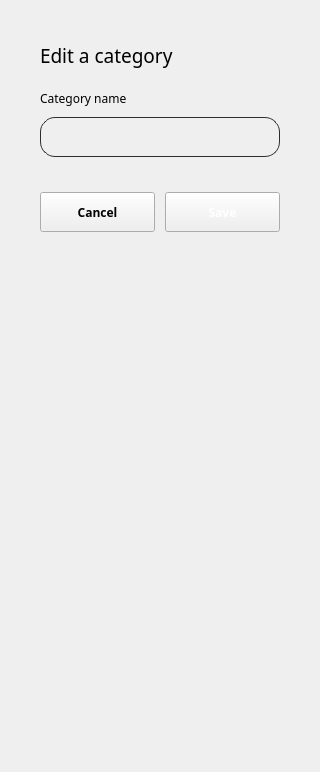
                       <widget class="QWidget" name="page_category_edit">
                        <layout class="QGridLayout" name="gridLayout_18">
                         <property name="leftMargin">
                          <number>0</number>
                         </property>
                         <property name="topMargin">
                          <number>0</number>
                         </property>
                         <property name="rightMargin">
                          <number>0</number>
                         </property>
                         <property name="bottomMargin">
                          <number>0</number>
                         </property>
                         <property name="spacing">
                          <number>0</number>
                         </property>
                         <item row="0" column="0">
                          <widget class="QWidget" name="widget_category_edit" native="true">
                           <layout class="QVBoxLayout" name="verticalLayout_71">
                            <property name="spacing">
                             <number>20</number>
                            </property>
                            <property name="leftMargin">
                             <number>40</number>
                            </property>
                            <property name="topMargin">
                             <number>40</number>
                            </property>
                            <property name="rightMargin">
                             <number>40</number>
                            </property>
                            <property name="bottomMargin">
                             <number>40</number>
                            </property>
                            <item>
                             <widget class="QLabel" name="label_72">
                              <property name="minimumSize">
                               <size>
                                <width>0</width>
                                <height>30</height>
                               </size>
                              </property>
                              <property name="maximumSize">
                               <size>
                                <width>16777215</width>
                                <height>30</height>
                               </size>
                              </property>
                              <property name="font">
                               <font>
                                <family>Hauora ExtraBold</family>
                                <pointsize>14</pointsize>
                               </font>
                              </property>
                              <property name="text">
                               <string>Edit a category</string>
                              </property>
                             </widget>
                            </item>
                            <item>
                             <widget class="QWidget" name="widget_38" native="true">
                              <property name="minimumSize">
                               <size>
                                <width>0</width>
                                <height>67</height>
                               </size>
                              </property>
                              <property name="maximumSize">
                               <size>
                                <width>16777215</width>
                                <height>67</height>
                               </size>
                              </property>
                              <layout class="QVBoxLayout" name="verticalLayout_72">
                               <property name="spacing">
                                <number>10</number>
                               </property>
                               <property name="leftMargin">
                                <number>0</number>
                               </property>
                               <property name="topMargin">
                                <number>0</number>
                               </property>
                               <property name="rightMargin">
                                <number>0</number>
                               </property>
                               <property name="bottomMargin">
                                <number>0</number>
                               </property>
                               <item>
                                <widget class="QLabel" name="label_73">
                                 <property name="minimumSize">
                                  <size>
                                   <width>0</width>
                                   <height>17</height>
                                  </size>
                                 </property>
                                 <property name="maximumSize">
                                  <size>
                                   <width>16777215</width>
                                   <height>17</height>
                                  </size>
                                 </property>
                                 <property name="font">
                                  <font>
                                   <family>Hauora</family>
                                   <pointsize>9</pointsize>
                                  </font>
                                 </property>
                                 <property name="text">
                                  <string>Category name</string>
                                 </property>
                                </widget>
                               </item>
                               <item>
                                <widget class="QLineEdit" name="lineEdit_category_name_edit">
                                 <property name="minimumSize">
                                  <size>
                                   <width>240</width>
                                   <height>40</height>
                                  </size>
                                 </property>
                                 <property name="maximumSize">
                                  <size>
                                   <width>400</width>
                                   <height>40</height>
                                  </size>
                                 </property>
                                 <property name="font">
                                  <font>
                                   <family>Hauora</family>
                                   <pointsize>9</pointsize>
                                  </font>
                                 </property>
                                 <property name="styleSheet">
                                  <string notr="true">border-radius: 15px;
background-color: rgba(0,0,0,0);
border: 1px solid rgb(45, 45, 45);
padding-top: 4px;
padding-bottom: 4px;
padding-left: 8px;
padding-right: 8px;

</string>
                                 </property>
                                 <property name="text">
                                  <string/>
                                 </property>
                                </widget>
                               </item>
                              </layout>
                             </widget>
                            </item>
                            <item>
                             <widget class="QWidget" name="widget_category_actions_edit" native="true">
                              <property name="minimumSize">
                               <size>
                                <width>210</width>
                                <height>0</height>
                               </size>
                              </property>
                              <property name="maximumSize">
                               <size>
                                <width>400</width>
                                <height>55</height>
                               </size>
                              </property>
                              <layout class="QHBoxLayout" name="horizontalLayout_18">
                               <property name="spacing">
                                <number>10</number>
                               </property>
                               <property name="leftMargin">
                                <number>0</number>
                               </property>
                               <property name="topMargin">
                                <number>15</number>
                               </property>
                               <property name="rightMargin">
                                <number>0</number>
                               </property>
                               <property name="bottomMargin">
                                <number>0</number>
                               </property>
                               <item>
                                <widget class="QPushButton" name="pushButton_category_edit_cancel">
                                 <property name="minimumSize">
                                  <size>
                                   <width>100</width>
                                   <height>40</height>
                                  </size>
                                 </property>
                                 <property name="maximumSize">
                                  <size>
                                   <width>195</width>
                                   <height>40</height>
                                  </size>
                                 </property>
                                 <property name="font">
                                  <font>
                                   <family>Hauora</family>
                                   <pointsize>9</pointsize>
                                   <bold>true</bold>
                                  </font>
                                 </property>
                                 <property name="cursor">
                                  <cursorShape>ArrowCursor</cursorShape>
                                 </property>
                                 <property name="layoutDirection">
                                  <enum>Qt::LeftToRight</enum>
                                 </property>
                                 <property name="styleSheet">
                                  <string notr="true"/>
                                 </property>
                                 <property name="text">
                                  <string>Cancel</string>
                                 </property>
                                 <property name="iconSize">
                                  <size>
                                   <width>30</width>
                                   <height>30</height>
                                  </size>
                                 </property>
                                 <property name="checkable">
                                  <bool>true</bool>
                                 </property>
                                 <property name="autoExclusive">
                                  <bool>true</bool>
                                 </property>
                                 <attribute name="buttonGroup">
                                  <string notr="true">buttonGroup_categories_edit</string>
                                 </attribute>
                                </widget>
                               </item>
                               <item>
                                <widget class="QPushButton" name="pushButton_category_edit_save">
                                 <property name="minimumSize">
                                  <size>
                                   <width>100</width>
                                   <height>40</height>
                                  </size>
                                 </property>
                                 <property name="maximumSize">
                                  <size>
                                   <width>195</width>
                                   <height>40</height>
                                  </size>
                                 </property>
                                 <property name="font">
                                  <font>
                                   <family>Hauora</family>
                                   <pointsize>9</pointsize>
                                   <bold>true</bold>
                                  </font>
                                 </property>
                                 <property name="cursor">
                                  <cursorShape>ArrowCursor</cursorShape>
                                 </property>
                                 <property name="layoutDirection">
                                  <enum>Qt::LeftToRight</enum>
                                 </property>
                                 <property name="styleSheet">
                                  <string notr="true">color: rgb(255, 255, 255);</string>
                                 </property>
                                 <property name="text">
                                  <string>Save</string>
                                 </property>
                                 <property name="iconSize">
                                  <size>
                                   <width>30</width>
                                   <height>30</height>
                                  </size>
                                 </property>
                                 <property name="checkable">
                                  <bool>true</bool>
                                 </property>
                                 <property name="autoExclusive">
                                  <bool>true</bool>
                                 </property>
                                 <attribute name="buttonGroup">
                                  <string notr="true">buttonGroup_categories_edit</string>
                                 </attribute>
                                </widget>
                               </item>
                              </layout>
                             </widget>
                            </item>
                            <item>
                             <spacer name="verticalSpacer_31">
                              <property name="orientation">
                               <enum>Qt::Vertical</enum>
                              </property>
                              <property name="sizeType">
                               <enum>QSizePolicy::Fixed</enum>
                              </property>
                              <property name="sizeHint" stdset="0">
                               <size>
                                <width>20</width>
                                <height>500</height>
                               </size>
                              </property>
                             </spacer>
                            </item>
                           </layout>
                          </widget>
                         </item>
                        </layout>
                       </widget>
